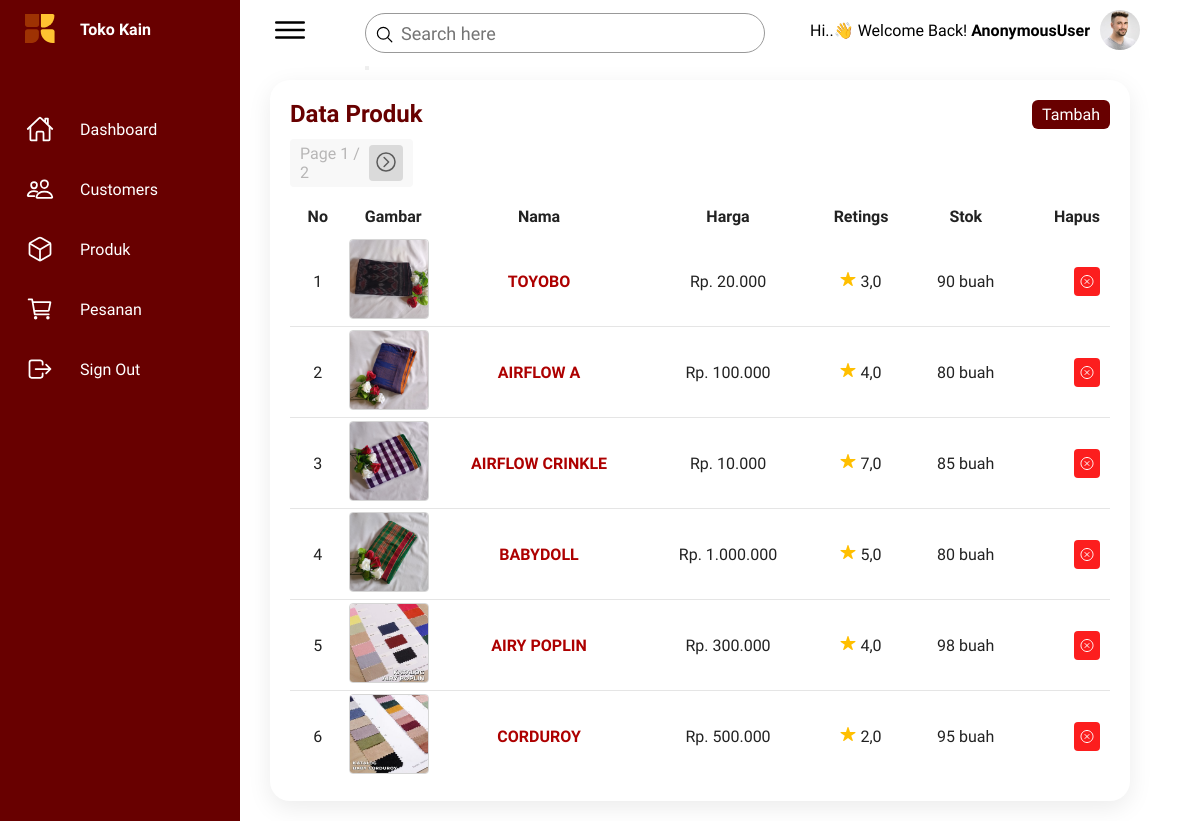
The app's page /produk-list/, older data.
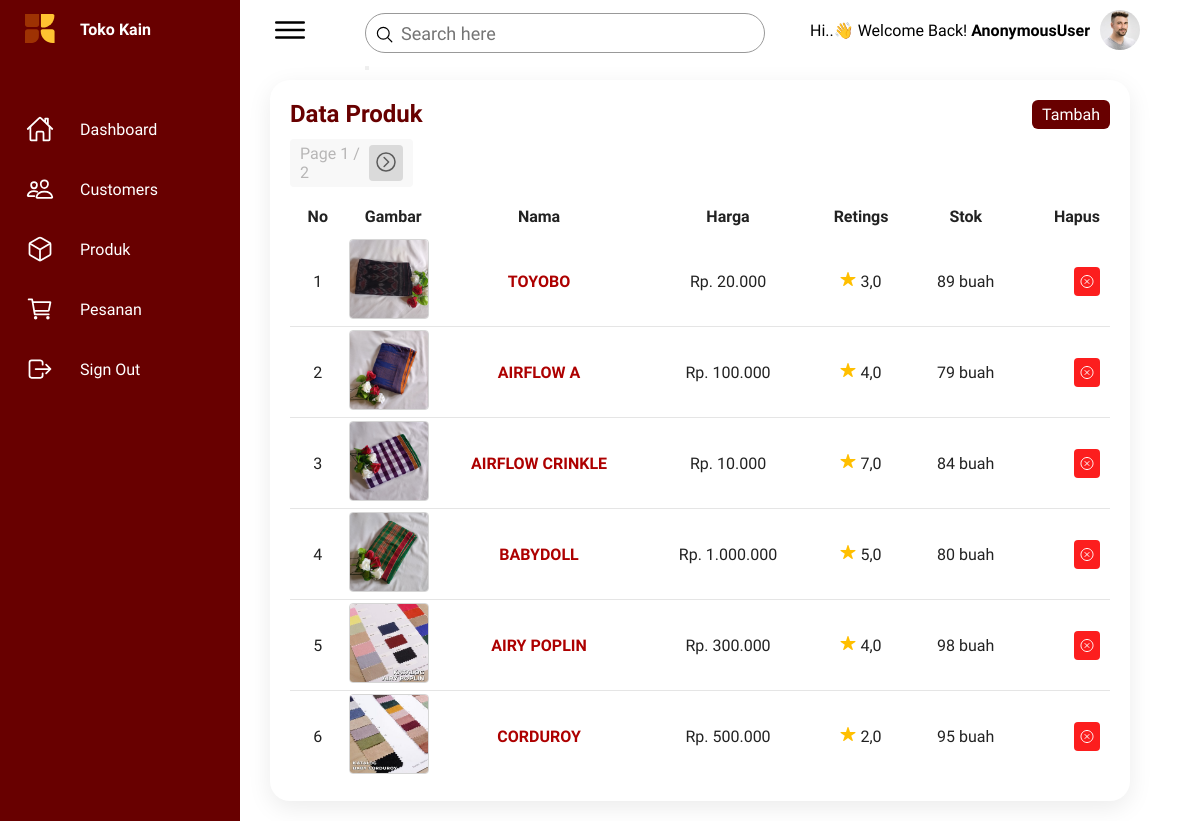
The same page, newer data.
### greenstore_app/models.py (models this page shows, shortened)
class Produk(models.Model):
    img_produk = models.ImageField(upload_to='produk')
    nama_produk = models.CharField(max_length=100)
    rettings = models.FloatField()
    harga = models.IntegerField()
    stok = models.IntegerField(default=0)

### greenstore_app/views.py (the view)
# urls.py: path('produk-list/', BarangListView.as_view(), name='barang'),
class BarangListView(ListView):
    model = Produk
    template_name = 'dsh_barang.html'
    context_object_name = 'produk_list'
    ordering = ['-id']
    paginate_by = 6
    def get_queryset(self):
        query = self.request.GET.get('q')
        if query:
            return Produk.objects.filter(nama_produk__icontains=query).order_by('-id')
        return Produk.objects.all().order_by('-id')
    def get_context_data(self, **kwargs):
        context = super().get_context_data(**kwargs)
        context['search_query'] = self.request.GET.get('q', '')
        return context

### templates/dsh_barang.html (shortened to what the changed rows need)
{% load static %}
<!DOCTYPE html>
<html lang="en">
<head>
    <link rel="stylesheet" href="{% static 'css/dashboard.css' %}">
</head>
<body>
    <div class="container">
        <div class="main">
            <div class="details">
                <div class="recentOrders">
                    <div class="cardHeader">
                        <h2>Data Produk</h2>
                    </div>
                    <table>
                        <thead>
                            <tr style="text-align: center;">
                                <td>No</td>
                                <td>Gambar</td>
                                <td>Nama</td>
                                <td>Harga</td>
                                <td>Retings</td>
                                <td>Stok</td>
                                <td>Hapus</td>
                            </tr>
                        </thead>
                        <tbody>
                            {% for produk in produk_list %}
                                <tr>
                                    <td style="text-align: center;">{{ forloop.counter }}</td>
                                    <td style="width: 80px; height: 80px; padding: 3px;">
                                        <img src="{{ produk.img_produk.url }}" alt="{{ produk.nama_produk }}" style="width: 80px; height: 80px; border: 1px solid rgb(214, 214, 214); border-radius: 4px;">
                                    </td>
                                    <td >
                                        <a href="#" class="edit-produk-btn" data-produk-id="{{ produk.id }}">
                                            {{ produk.nama_produk }}
                                        </a>
                                    </td>
                                    <td style="text-align: center;" id="formatted-harga">Rp. {{ produk.harga }}</td>
                                    <td style="text-align: center;">
                                        <ion-icon name="star" style="color:rgb(255, 191, 0);"></ion-icon> {{ produk.rettings }}
                                    </td>
                                    <td style="text-align: center;">{{ produk.stok }} buah</td>
                                    <td>
                                        <a href="#" class="delete-user-btn" data-user-id="{{ produk.id }}" style="background-color: rgb(252, 30, 30); padding:5px; border-radius: 4px; color: white;">
                                            <ion-icon name="close-circle-outline" style="transform: translateY(2.5px);"></ion-icon>
                                        </a>
                                    </td>
                                </tr>
                            {% endfor %}
                        </tbody>
                    </table>
                </div>
            </div>
        </div>
    </div>
</body>
</html>

Row changes from the older to the newer data that the page shows:
changed Produk "TOYOBO": stok "90" → "89"
changed Produk "AIRFLOW A": stok "80" → "79"
changed Produk "AIRFLOW CRINKLE": stok "85" → "84"
